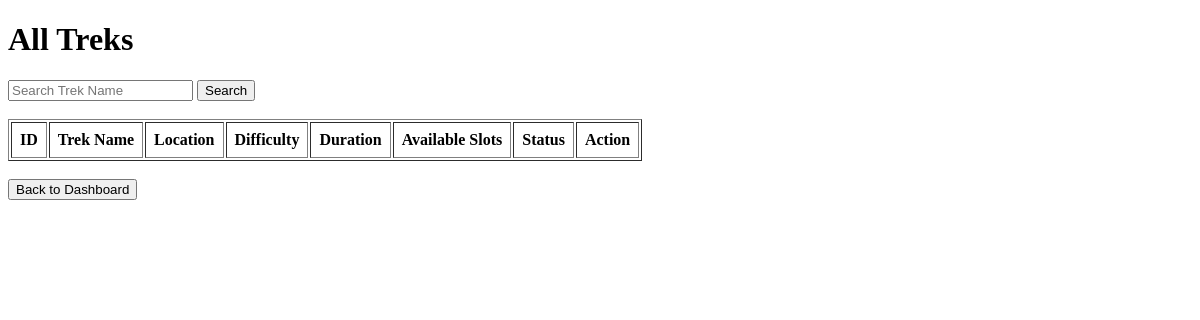
The page /view_treks (signed in) on the database as committed earlier.
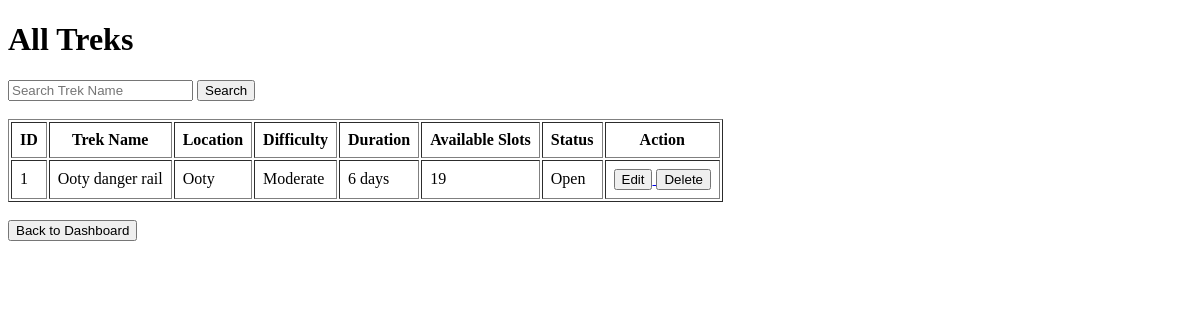
The same page on the database as committed later.
### models.py (models this page shows)
class Trek(db.Model):
    id = db.Column(db.Integer, primary_key=True)
    trek_name = db.Column(db.String(100), nullable=False)
    location = db.Column(db.String(100), nullable=False)
    difficulty = db.Column(db.String(20), nullable=False)
    duration = db.Column(db.String(30), nullable=False)
    available_slots = db.Column(db.Integer, nullable=False)
    assigned_staff = db.Column(db.Integer)
    status = db.Column(db.String(20), default="Open")
    description = db.Column(db.String(300))
    bookings = db.relationship("Booking", backref="trek", lazy=True)

### app.py (the view)
@app.route("/view_treks")
def view_treks():
    if "user_id" not in session or session["role"] != "admin":
        return redirect("/login")
    search = request.args.get("search")
    if search:
        treks = Trek.query.filter(
            Trek.trek_name.ilike(f"%{search}%")
        ).all()
    else:
        treks = Trek.query.all()
    return render_template(
        "view_treks.html",
        treks=treks
    )

### templates/view_treks.html (shortened to what this page needs)
<!DOCTYPE html>
<html>
<head>
</head>
<body>
    <h1>All Treks</h1>
    <form method="GET">
        <input
            type="text"
            name="search"
            placeholder="Search Trek Name">
        <button type="submit">Search</button>
    </form>
    <br>
    <table border="1" cellpadding="8">
        <tr>
            <th>ID</th>
            <th>Trek Name</th>
            <th>Location</th>
            <th>Difficulty</th>
            <th>Duration</th>
            <th>Available Slots</th>
            <th>Status</th>
            <th>Action</th>
        </tr>
        {% for trek in treks %}
        <tr>
            <td>{{ trek.id }}</td>
            <td>{{ trek.trek_name }}</td>
            <td>{{ trek.location }}</td>
            <td>{{ trek.difficulty }}</td>
            <td>{{ trek.duration }}</td>
            <td>{{ trek.available_slots }}</td>
            <td>{{ trek.status }}</td>
            <td>
                <a href="/edit_trek/{{ trek.id }}">
                    <button>Edit</button>
                </a>
                <a href="/delete_trek/{{ trek.id }}"
                   onclick="return confirm('Are you sure you want to delete this trek?')">
                    <button>Delete</button>
                </a>
            </td>
        </tr>
        {% endfor %}
    </table>
    <br>
    <a href="/admin">
        <button>Back to Dashboard</button>
    </a>
</body>
</html>

Rows that differ between the two databases and show on the page:
added Trek: id "1", trek_name "Ooty danger rail", location "Ooty", difficulty "Moderate", duration "6 days", available_slots "19", status "Open"
